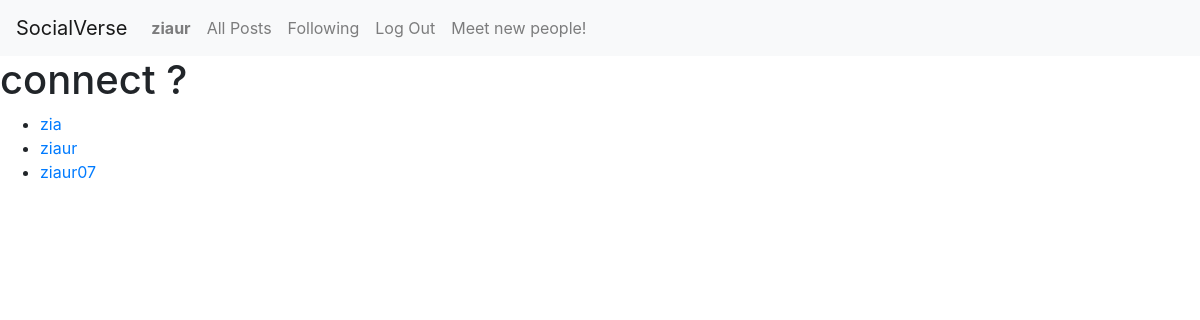
/all_users (signed in), run on an earlier commit of the app's database.
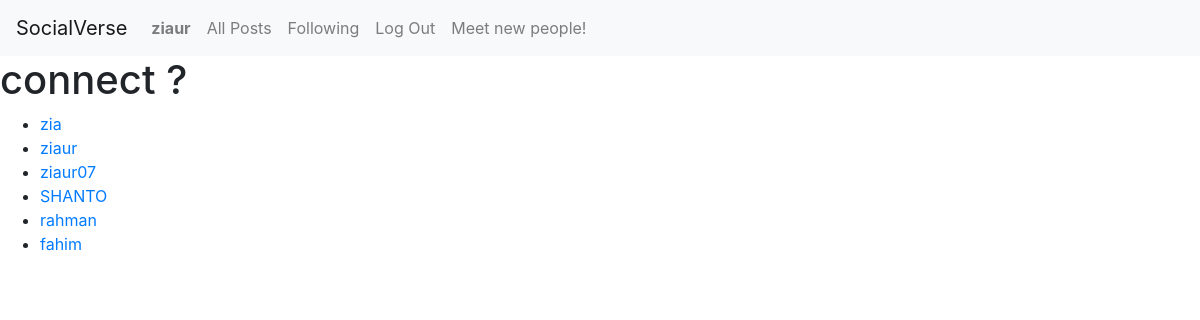
And on a later commit of the database.
### network/models.py (models this page shows)
class User(AbstractUser):
    pass

### network/views.py (the view)
# urls.py: path('all_users', views.all_users, name='all_users'),
def all_users(request):
    users = User.objects.all()
    return render(request, 'all_users.html', {'users': users})
    posts = Post.objects.all().order_by('-post_date')
    return render(request, 'all_posts.html', {'posts': posts})

### network/templates/all_users.html (shortened to what this page needs)
{% extends "network/layout.html" %}
{% block body %}
<h1>connect ?</h1>
<ul>
{% for user in users %}
    <li>
        <a href="{% url 'profile' username=user.username %}">{{ user.username }}</a>
    </li>
{% endfor %}
</ul>
{% endblock %}

### network/templates/network/layout.html (shortened to what this page needs)
{% load static %}
<!DOCTYPE html>
<html lang="en">
    <head>
        <link rel="stylesheet" href="https://stackpath.bootstrapcdn.com/bootstrap/4.4.1/css/bootstrap.min.css">
        <link href="{% static 'network/styles.css' %}" rel="stylesheet">
    </head>
    <body>
        <nav class="navbar navbar-expand-lg navbar-light bg-light">
            <a class="navbar-brand" href="{% url 'index' %}">SocialVerse</a>
            <div>
              <ul class="navbar-nav mr-auto">
                {% if user.is_authenticated %}
                    <li class="nav-item">
                        <a class="nav-link" href="{% url 'profile' user.username %}"><strong>{{ user.username }}</strong></a>
                    </li>
                {% endif %}
                <li class="nav-item">
                  <a class="nav-link" href="{% url 'allPosts' %}">All Posts</a>
                </li>
                {% if user.is_authenticated %}
                    <li class="nav-item">
                        <a class="nav-link" href="{% url 'following_posts' %}">Following</a>
                    </li>
                    <li class="nav-item">
                        <a class="nav-link" href="{% url 'logout' %}">Log Out</a>
                    </li>
                    <li class="nav-item">
                        <a class="nav-link" href="{% url 'all_users' %}">Meet new people!</a>
                    </li>
                {% endif %}
              </ul>
            </div>
          </nav>
        <div class="body">
            {% block body %}
            {% endblock %}
        </div>
    </body>
</html>

What changed in the data, as far as the page shows it:
added User: username "SHANTO"
added User: username "rahman"
added User: username "fahim"
